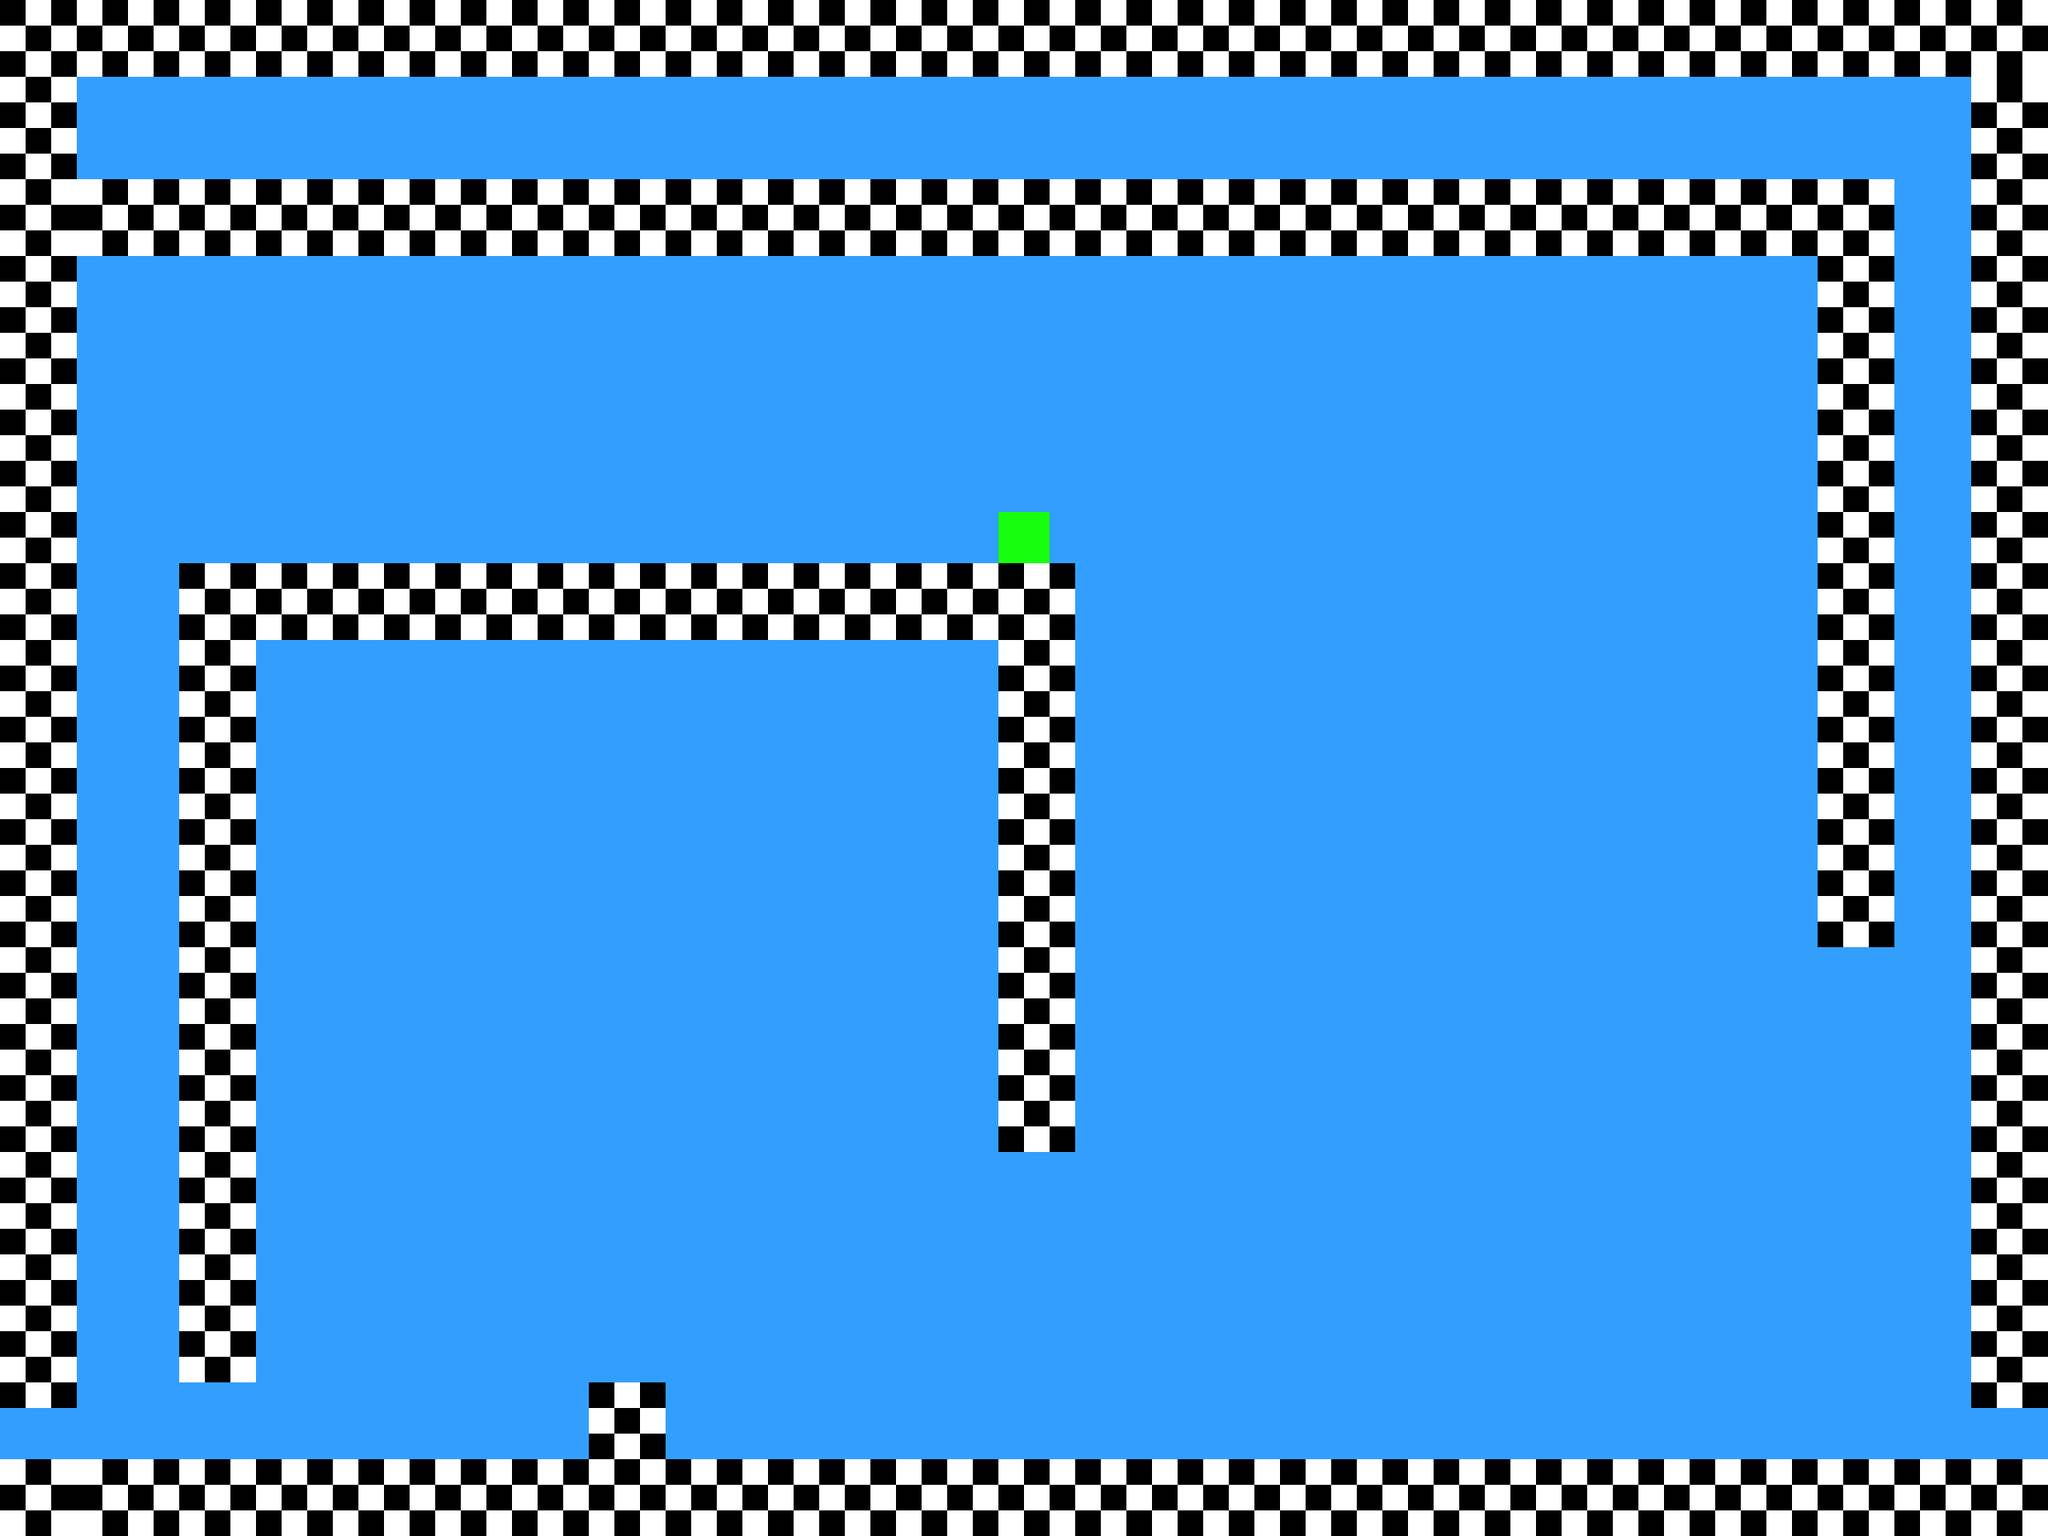

This game map was drawn from its Tiled (.tmx) file and the tilesets committed beside it. A one-line description and the trimmed map source follow:
An orthogonal 80x60 tile map with 32x32 px tiles, 1 tile layer (Tile Layer 1) and 12 objects (Goal, Spawnpoint).

<map version="1.0" orientation="orthogonal" renderorder="right-down" width="80" height="60" tilewidth="32" tileheight="32" nextobjectid="19">
 <tileset firstgid="1" name="test_tileset" tilewidth="32" tileheight="32">
  <tile id="0">
   <image width="32" height="32" source="black.png" />
  </tile>
  <tile id="1">
   <image width="32" height="32" source="white.png" />
  </tile>
  <tile id="2">
   <image width="32" height="32" source="blue.png" />
  </tile>
  <tile id="3">
   <image width="32" height="32" source="green.png" />
  </tile>
  <tile id="4">
   <image width="32" height="32" source="orange.png" />
  </tile>
 </tileset>
 <layer name="Tile Layer 1" width="80" height="60">
  <data>[4800 cells, 4800 non-empty, 4 distinct tile ids]</data>
 </layer>
 <objectgroup name="Platform">
  <object id="3" x="100" y="0" width="2451.52" height="96.9697" />
  <object id="4" x="2466.67" y="100" width="91.3333" height="1660.61" />
  <object id="5" x="0" y="1824.67" width="2556" height="93.5185" />
  <object id="6" x="1248.48" y="703.03" width="96.9697" height="736.364" />
  <object id="7" x="226" y="703.03" width="1022.48" height="93.9394" />
  <object id="8" x="224" y="796.97" width="97.2121" height="931.697" />
  <object id="9" x="94" y="222" width="2272.67" height="96.1818" />
  <object id="10" x="2270" y="321.212" width="96" height="860.606" />
  <object id="11" x="0" y="2" width="94" height="1760" />
  <object id="12" x="736" y="1728" width="96" height="95" />
 </objectgroup>
 <objectgroup name="Points">
  <object id="15" name="Goal" x="1248" y="641.333" width="62.6667" height="58.6667" />
  <object id="18" name="Spawnpoint" x="223.417" y="666.292" width="32" height="32">
   <ellipse />
  </object>
 </objectgroup>
</map>
